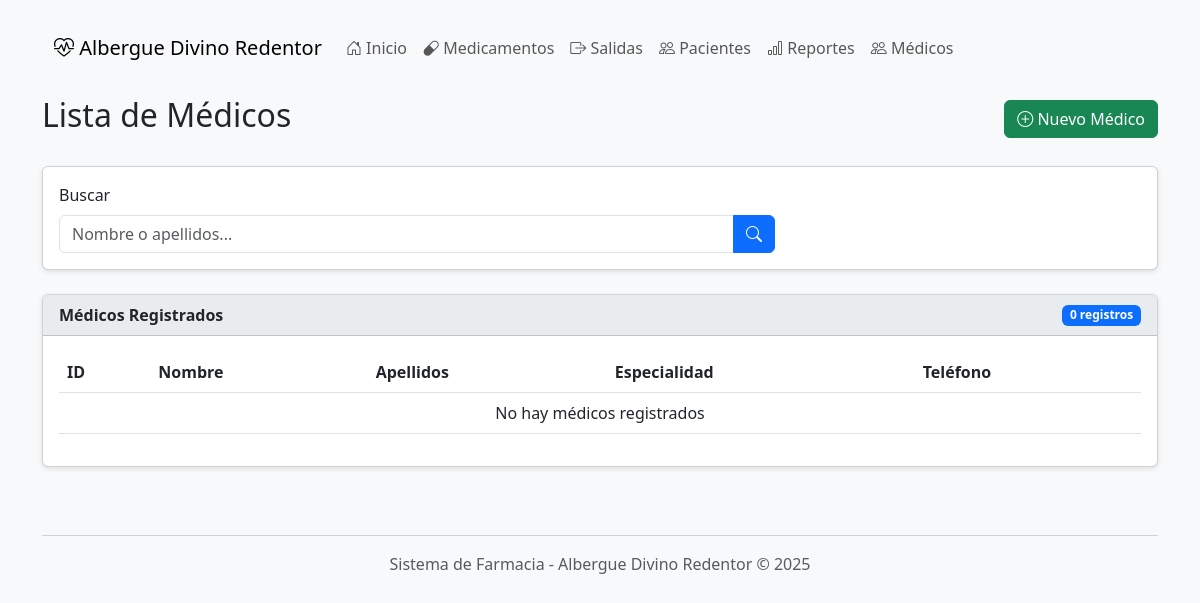
The page /medicos/ on the database as committed earlier.
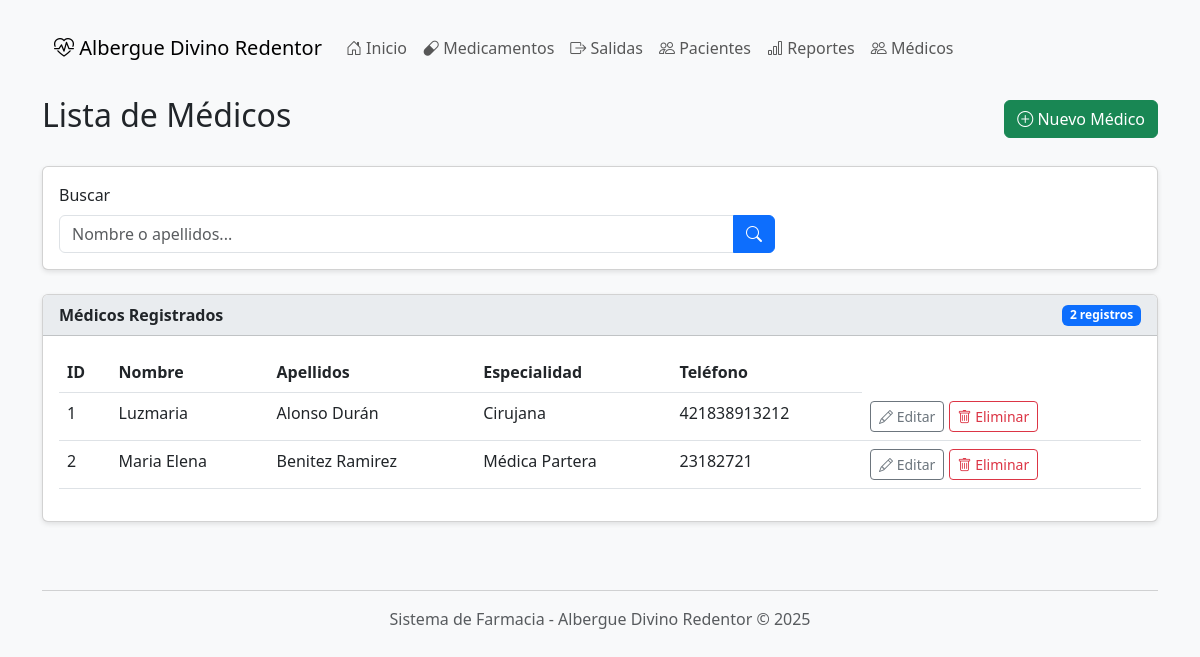
The same page on the database as committed later.
### farmacia/models.py (models this page shows, shortened)
class Medico(models.Model):
    id = models.AutoField(primary_key=True)
    nombre = models.CharField(max_length=100)
    apellidos = models.CharField(max_length=100)
    especialidad = models.CharField(max_length=100, blank=True, null=True)
    telefono = models.CharField(max_length=15, blank=True, null=True)
    activo = models.BooleanField(default=True)
    class Meta:
        verbose_name = "Médico"
        verbose_name_plural = "Médicos"

### farmacia/views.py (the view)
# urls.py: path('medicos/', views.medicos, name='medicos'),
def medicos(request):
    medicos_list = Medico.objects.all()
    context = {
        'medicos': medicos_list
    }
    return render(request, 'medicos.html', context)

### farmacia/templates/medicos.html (shortened to what this page needs)
{% extends 'base.html' %}
{% block content %}
    <div class="d-flex justify-content-between align-items-center mb-4">
        <h2>Lista de Médicos</h2>
        <a href="{% url 'medico_nuevo' %}" class="btn btn-success">
            <i class="bi bi-plus-circle"></i> Nuevo Médico
        </a>
    </div>
    <div class="card mb-4">
        <div class="card-body">
            <form method="get" class="row g-3">
                <div class="col-md-8">
                    <label class="form-label">Buscar</label>
                    <div class="input-group">
                        <input type="text" name="q" class="form-control" placeholder="Nombre o apellidos...">
                        <button type="submit" class="btn btn-primary">
                            <i class="bi bi-search"></i>
                        </button>
                    </div>
                </div>
            </form>
        </div>
    </div>
    <div class="card">
        <div class="card-header d-flex justify-content-between align-items-center">
            <span>Médicos Registrados</span>
            <span class="badge bg-primary">{{ medicos.count }} registros</span>
        </div>
        <div class="card-body">
            <div class="table-responsive">
                <table class="table table-hover">
                    <thead>
                        <tr>
                            <th>ID</th>
                            <th>Nombre</th>
                            <th>Apellidos</th>
                            <th>Especialidad</th>
                            <th>Teléfono</th>
                        </tr>
                    </thead>
                    <tbody>
                        {% for medico in medicos %}
                        <tr>
                            <td>{{ medico.id }}</td>
                            <td>{{ medico.nombre }}</td>
                            <td>{{ medico.apellidos }}</td>
                            <td>{{ medico.especialidad }}</td>
                            <td>{{ medico.telefono }}</td>
                            <td>
                                <a href="{% url 'medico_editar' medico.id %}" class="btn btn-sm btn-outline-secondary">
                                    <i class="bi bi-pencil"></i> Editar
                                </a>
                                <a href="{% url 'medico_eliminar' medico.id %}" class="btn btn-sm btn-outline-danger">
                                    <i class="bi bi-trash"></i> Eliminar
                                </a>
                            </td>
                        </tr>
                        {% empty %}
                        <tr>
                            <td colspan="5" class="text-center">No hay médicos registrados</td>
                        </tr>
                        {% endfor %}
                    </tbody>
                </table>
            </div>
        </div>
    </div>
{% endblock %}

Rows that differ between the two databases and show on the page:
added Medico: id "1", nombre "Luzmaria", apellidos "Alonso Durán", especialidad "Cirujana", telefono "421838913212"
added Medico: id "2", nombre "Maria Elena", apellidos "Benitez Ramirez", especialidad "Médica Partera", telefono "23182721"
Other text that changed with them:
{{ medicos.count }}: "0" → "2"
text no longer shown: "No hay médicos registrados"
